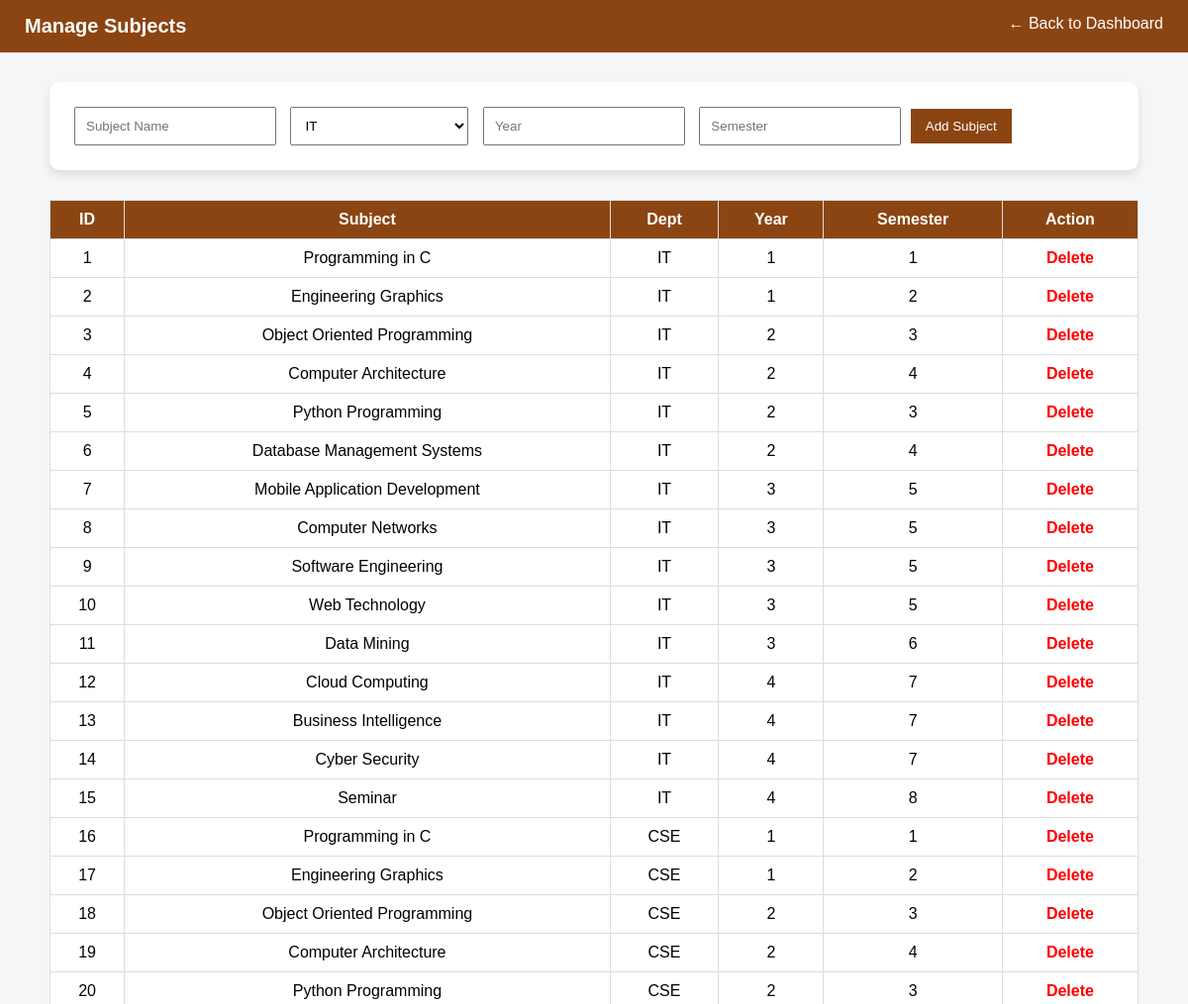
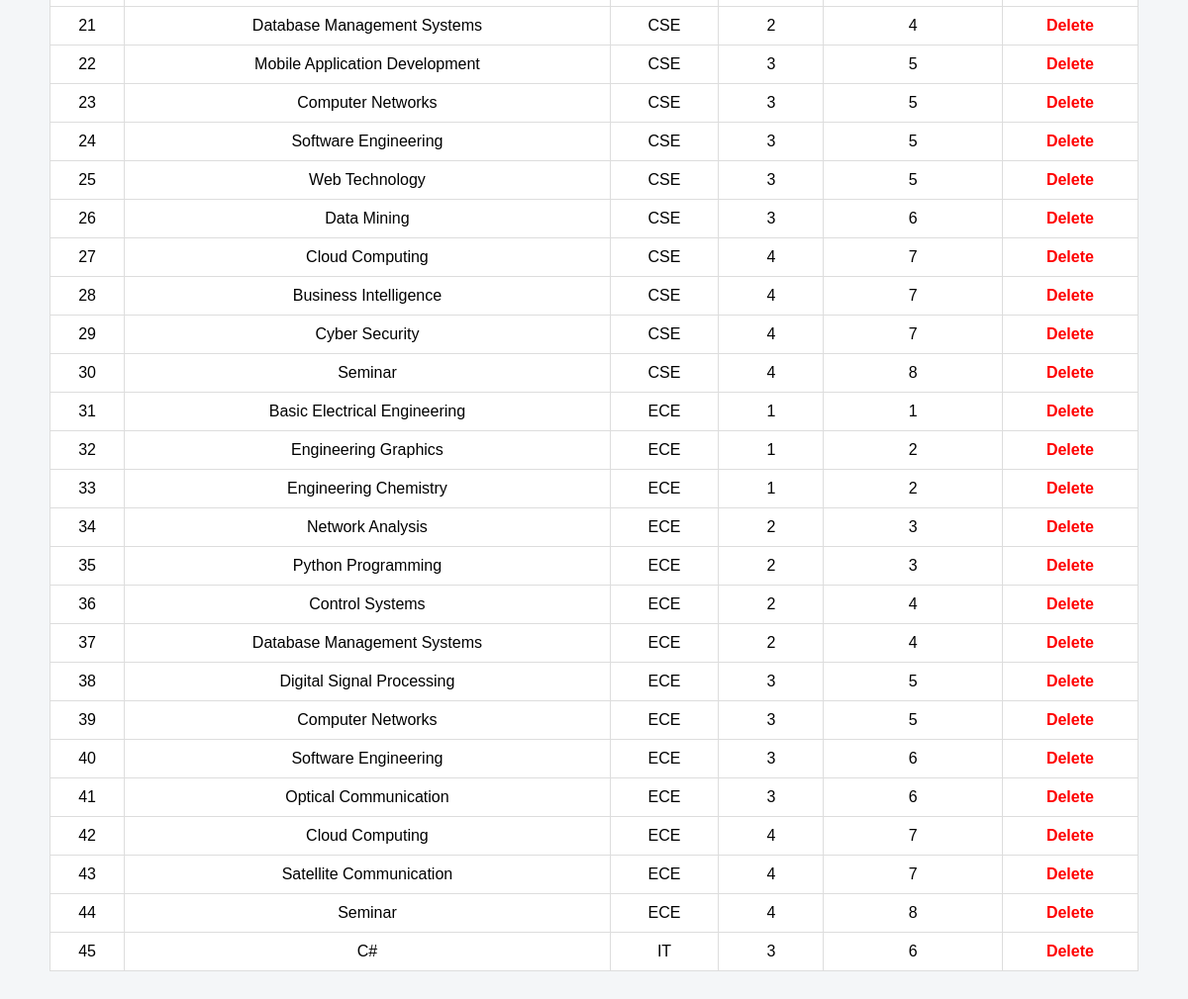
Screenshot of /manage_subjects (signed in) with the database file from the repository (2 pictures, top to bottom).
### tables this page shows
CREATE TABLE subjects (
id INTEGER PRIMARY KEY AUTOINCREMENT,
subject_name TEXT,
dept TEXT,
year INTEGER,
semester INTEGER
);

### app.py (the view, shortened to what this page needs)
@app.route("/manage_subjects", methods=["GET", "POST"])
def manage_subjects():
    if "admin" not in session:
        return redirect("/admin_login")
    conn = sqlite3.connect("database.db")
    cursor = conn.cursor()
    cursor.execute("SELECT * FROM subjects")
    subjects = cursor.fetchall()
    conn.close()
    return render_template("manage_subjects.html", subjects=subjects)

### templates/manage_subjects.html (shortened to what this page needs)
<!DOCTYPE html>
<html>
<head>
</head>
<body>
<div class="top-header">
    <h1>Manage Subjects</h1>
    <a href="/admin_dashboard">← Back to Dashboard</a>
</div>
<div class="container">
<form method="POST">
    <input type="text" name="subject_name" placeholder="Subject Name" required>
    <select name="dept">
        <option>IT</option>
    </select>
    <input type="number" name="year" placeholder="Year" required>
    <input type="number" name="semester" placeholder="Semester" required>
    <button type="submit">Add Subject</button>
</form>
<table>
<tr>
    <th>ID</th>
    <th>Subject</th>
    <th>Dept</th>
    <th>Year</th>
    <th>Semester</th>
    <th>Action</th>
</tr>
{% for s in subjects %}
<tr>
    <td>{{ s[0] }}</td>
    <td>{{ s[1] }}</td>
    <td>{{ s[2] }}</td>
    <td>{{ s[3] }}</td>
    <td>{{ s[4] }}</td>
    <td>
        <a href="/delete_subject/{{ s[0] }}" class="delete">Delete</a>
    </td>
</tr>
{% endfor %}
</table>
</div>
</body>
</html>

### templates/manage_subjects.html (style rules this page uses)
body { margin:0; font-family:Arial; background:#f4f6f8; }
.top-header { background:#8B4513; color:white; padding:15px 25px; display:flex; justify-content:space-between; }
.top-header h1 { margin:0; font-size:20px; }
.top-header a { color:white; text-decoration:none; }
.container { padding:30px; max-width:1100px; margin:auto; }
form { background:white; padding:20px; border-radius:10px; box-shadow:0 5px 10px rgba(0,0,0,0.1); margin-bottom:30px; }
input, select { padding:10px; margin:5px; width:180px; }
button { background:#8B4513; color:white; border:none; padding:10px 15px; cursor:pointer; }
table { width:100%; border-collapse:collapse; background:white; }
th { background:#8B4513; color:white; }
th,td { padding:10px; border:1px solid #ddd; text-align:center; }
.delete { color:red; text-decoration:none; font-weight:bold; }

### rows the page displays
subjects: id "1", subject_name "Programming in C", dept "IT", year "1", semester "1"
subjects: id "2", subject_name "Engineering Graphics", dept "IT", year "1", semester "2"
subjects: id "3", subject_name "Object Oriented Programming", dept "IT", year "2", semester "3"
subjects: id "4", subject_name "Computer Architecture", dept "IT", year "2", semester "4"
subjects: id "5", subject_name "Python Programming", dept "IT", year "2", semester "3"
subjects: id "6", subject_name "Database Management Systems", dept "IT", year "2", semester "4"
subjects: id "7", subject_name "Mobile Application Development", dept "IT", year "3", semester "5"
subjects: id "8", subject_name "Computer Networks", dept "IT", year "3", semester "5"
subjects: id "9", subject_name "Software Engineering", dept "IT", year "3", semester "5"
subjects: id "10", subject_name "Web Technology", dept "IT", year "3", semester "5"
subjects: id "11", subject_name "Data Mining", dept "IT", year "3", semester "6"
subjects: id "12", subject_name "Cloud Computing", dept "IT", year "4", semester "7"
subjects: id "13", subject_name "Business Intelligence", dept "IT", year "4", semester "7"
subjects: id "14", subject_name "Cyber Security", dept "IT", year "4", semester "7"
subjects: id "15", subject_name "Seminar", dept "IT", year "4", semester "8"
subjects: id "16", subject_name "Programming in C", dept "CSE", year "1", semester "1"
subjects: id "17", subject_name "Engineering Graphics", dept "CSE", year "1", semester "2"
subjects: id "18", subject_name "Object Oriented Programming", dept "CSE", year "2", semester "3"
subjects: id "19", subject_name "Computer Architecture", dept "CSE", year "2", semester "4"
subjects: id "20", subject_name "Python Programming", dept "CSE", year "2", semester "3"
subjects: id "21", subject_name "Database Management Systems", dept "CSE", year "2", semester "4"
subjects: id "22", subject_name "Mobile Application Development", dept "CSE", year "3", semester "5"
subjects: id "23", subject_name "Computer Networks", dept "CSE", year "3", semester "5"
subjects: id "24", subject_name "Software Engineering", dept "CSE", year "3", semester "5"
subjects: id "25", subject_name "Web Technology", dept "CSE", year "3", semester "5"
subjects: id "26", subject_name "Data Mining", dept "CSE", year "3", semester "6"
subjects: id "27", subject_name "Cloud Computing", dept "CSE", year "4", semester "7"
subjects: id "28", subject_name "Business Intelligence", dept "CSE", year "4", semester "7"
subjects: id "29", subject_name "Cyber Security", dept "CSE", year "4", semester "7"
subjects: id "30", subject_name "Seminar", dept "CSE", year "4", semester "8"
subjects: id "31", subject_name "Basic Electrical Engineering", dept "ECE", year "1", semester "1"
subjects: id "32", subject_name "Engineering Graphics", dept "ECE", year "1", semester "2"
subjects: id "33", subject_name "Engineering Chemistry", dept "ECE", year "1", semester "2"
subjects: id "34", subject_name "Network Analysis", dept "ECE", year "2", semester "3"
subjects: id "35", subject_name "Python Programming", dept "ECE", year "2", semester "3"
subjects: id "36", subject_name "Control Systems", dept "ECE", year "2", semester "4"
subjects: id "37", subject_name "Database Management Systems", dept "ECE", year "2", semester "4"
subjects: id "38", subject_name "Digital Signal Processing", dept "ECE", year "3", semester "5"
subjects: id "39", subject_name "Computer Networks", dept "ECE", year "3", semester "5"
subjects: id "40", subject_name "Software Engineering", dept "ECE", year "3", semester "6"
subjects: id "41", subject_name "Optical Communication", dept "ECE", year "3", semester "6"
subjects: id "42", subject_name "Cloud Computing", dept "ECE", year "4", semester "7"
subjects: id "43", subject_name "Satellite Communication", dept "ECE", year "4", semester "7"
subjects: id "44", subject_name "Seminar", dept "ECE", year "4", semester "8"
subjects: id "45", subject_name "C#", dept "IT", year "3", semester "6"
